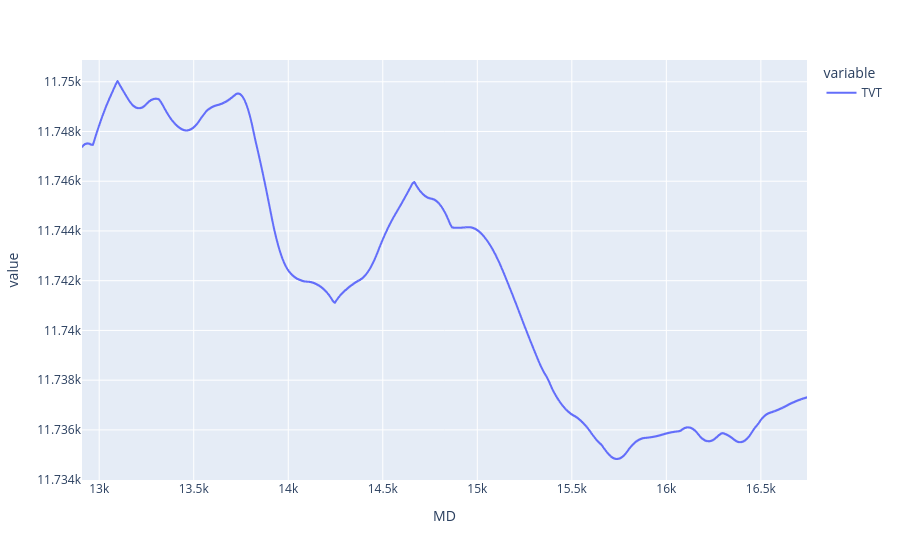

The notebook cell saved with this chart:
### Markdown cell above
# Z Pred

### Code cell
px.line(well_data.loc[pred_start:,], x="MD",y=["TVT"])

### Figure 1 — Plotly figure (JSON) as saved in the notebook; plotly's stock layout.template omitted (floating-point values rounded to 4 significant figures; data arrays with more than 128 entries replaced by an {"elided": "..."} marker saying what was removed)
{"data": [{"hovertemplate": "variable=TVT<br>MD=%{x}<br>value=%{y}<extra></extra>", "legendgroup": "TVT", "line": {"color": "#636efa", "dash": "solid"}, "marker": {"symbol": "circle"}, "mode": "lines", "name": "TVT", "showlegend": true, "type": "scattergl", "x": {"elided": "3836 float values"}, "xaxis": "x", "y": {"elided": "3836 float values"}, "yaxis": "y"}], "layout": {"legend": {"title": {"text": "variable"}, "tracegroupgap": 0}, "margin": {"t": 60}, "xaxis": {"anchor": "y", "domain": [0, 1], "title": {"text": "MD"}}, "yaxis": {"anchor": "x", "domain": [0, 1], "title": {"text": "value"}}}}
